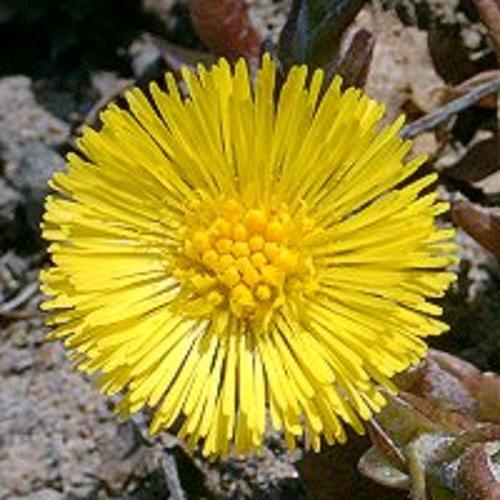
#> input picture spring 26/PR/HW1/Homework1-Eigenflowers/dataset/train/image_04019.jpg, 500 x 500 px; its folder holds only this picture in this run
$ jupyter execute --allow-errors Homework1_eigenflowers.ipynb
#> lines starting #> are read from the running program, lines starting #| are printed output that depends on the picture
# Homework 1: Eigenflowers (PCA on Images)

This notebook walks through an **end-to-end PCA pipeline** on a non-face image dataset (**Oxford Flowers**).
You will:
- Preprocess images (grayscale, resize, flatten)
- Build the data matrix `A` (pixels × samples)
- Compute PCA via **dual trick** (`L = AᵀA / M`) **or** via **thin SVD**
- Visualize the **mean image** and **top eigenimages** ("eigenflowers")
- Reconstruct images using the top-k components and evaluate error

> **For homework 1:** This notebook is commented and includes **TODO** markers.
> Please add your implementation where the **TODO** markers are, including code and Markdown cells.

## 0) Environment & Imports

We will use the standard scientific Python packages (`numpy`, `PIL`, `matplotlib`) along with `hashlib`.
Note that each student should have their own unique seed for repeatability.
Make sure your kernel uses Python ≥ 3.8.

[cell 1]
# Imports
import os
import csv
import numpy as np
import hashlib
from PIL import Image
import matplotlib.pyplot as plt

# NOTE: sklearn is imported only in the Bonus T-SNE cell at the end,
#       so the core notebook runs without scikit-learn installed.

# Set a fixed random seed for reproducibility
# NOTE: Replace TOKEN with the last 4 digits of your UB person number
TOKEN = "9882"  # <-- TODO: Replace with your last 4 digits of UB person number
SEED = int(hashlib.sha256(TOKEN.encode()).hexdigest(), 16) % (10**6)
np.random.seed(SEED)
print("SEED:", SEED)

# Matplotlib defaults
plt.rcParams["figure.figsize"] = (5, 4)
plt.rcParams["axes.grid"] = True

## 1) Point to your dataset

- Download and extract **Flowers dataset** (from the given image folder) locally.
- Set `DATA_DIR` to the folder containing the training images.
- Choose a target size (e.g., **64×64**) and an optional cap on images for quick experiments.

[cell 2]
# === YOUR INPUTS ===
DATA_DIR    = "./dataset/train"   # path to training images
TEST_DIR    = "./dataset/test"    # path to test images
OUTPUT_SIZE = (64, 64)            # resize all images to this size
MAX_IMAGES  = 100                 # set to None for all, or int to cap

## 2) Preprocessing helpers

We have small utilities for you to:
- Walk the dataset directory
- Convert to **grayscale**
- **Resize** to the same size
- **Flatten** to vectors and **normalize** to `[0,1]`
- Stack as columns into the data matrix **A** of shape `(pixels, M)`

[cell 3]
def load_and_preprocess(data_dir, size=(64, 64), max_images=None):
    '''
    Load images recursively from 'data_dir'.
    Convert to grayscale, resize to 'size', flatten, normalize to [0,1].
    Returns:
      A: np.ndarray shape (pixels, M)  -- data matrix (columns are images)
      paths: list[str]                 -- list of file paths used (length M)
    '''
#> called with data_dir = './dataset/train', size = (64, 64), max_images = 100
    vectors = []
    paths = []
    for root, _, files in os.walk(data_dir):
        for fn in sorted(files):  # sort for reproducibility
            if fn.lower().endswith(('.jpg', '.jpeg', '.png', '.bmp', '.tif', '.tiff')):
                path = os.path.join(root, fn)
                try:
                    img = Image.open(path).convert('L').resize(size)  # grayscale + resize
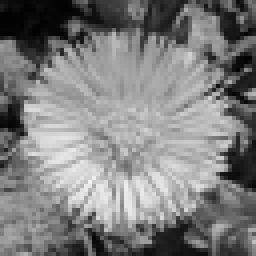
#> img: PIL image 64x64 L (shown 4 times larger); min 1, max 242, mean 126.3
                    vec = np.asarray(img, dtype=np.float32).flatten() / 255.0
#> vec = 4096 values, max 0.949 at index 2902, min 0.00392 at index 256, mean 0.495
                    vectors.append(vec)
                    paths.append(path)
                    if max_images is not None and len(vectors) >= max_images:
                        break
                except Exception as e:
                    print(f'[warn] Skipping {path}: {e}')
        if max_images is not None and len(vectors) >= max_images:
            break

    if not vectors:
        raise RuntimeError('No images found. Check your DATA_DIR and file extensions.')

    A = np.column_stack(vectors)  # shape: (pixels, M)
#> A has the same summary as vec
    return A, paths

print("Helper 'load_and_preprocess' defined.")

## 3) Load & preprocess images

You may want to use only a small number of images and make them small (32x32) while coding and debugging

[cell 4]
# Load training images
A, paths = load_and_preprocess(DATA_DIR, size=OUTPUT_SIZE, max_images=MAX_IMAGES)
#> A has the same summary as vec in load_and_preprocess; paths = ['./dataset/train/image_04019.jpg']
print("A.shape (pixels x M):", A.shape)
#| A.shape (pixels x M): (4096, 1)
print("Number of training images loaded:", A.shape[1])
#| Number of training images loaded: 1
print("Example paths (first 3):", paths[:3])
#| Example paths (first 3): ['./dataset/train/image_04019.jpg']

## 4) TODO: Mean image & centering

PCA expects **mean-centered** data.
- Compute the **mean image** across columns of `A`
- Subtract it from each column to get `A_centered`

[cell 5]
# Compute the mean image (average pixel value across all M training images)
mean_image = np.mean(A, axis=1)  # shape: (pixels,)
#> mean_image has the same summary as vec in load_and_preprocess

# Center the data: subtract mean from every column
A_centered = A - mean_image[:, None]  # shape: (pixels, M)
#> A_centered = 4096 values from 0 to 0

print("mean_image.shape:", mean_image.shape)
#| mean_image.shape: (4096,)
print("A_centered.shape:", A_centered.shape)
#| A_centered.shape: (4096, 1)

# Visualise the mean image — should look like a blurry flower
plt.figure(figsize=(4, 4))
plt.imshow(mean_image.reshape(OUTPUT_SIZE[::-1]), cmap='gray')
plt.title('Mean Image')
plt.axis('off')
plt.tight_layout()
plt.show()
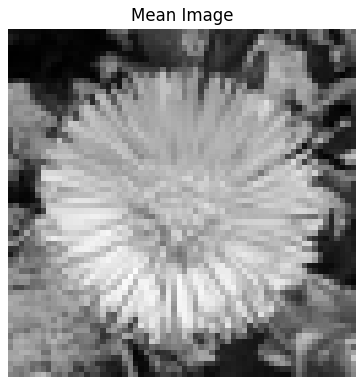
#> figure drawn by matplotlib, 1 panel
#> (the rest of the program and of its run is left out)
